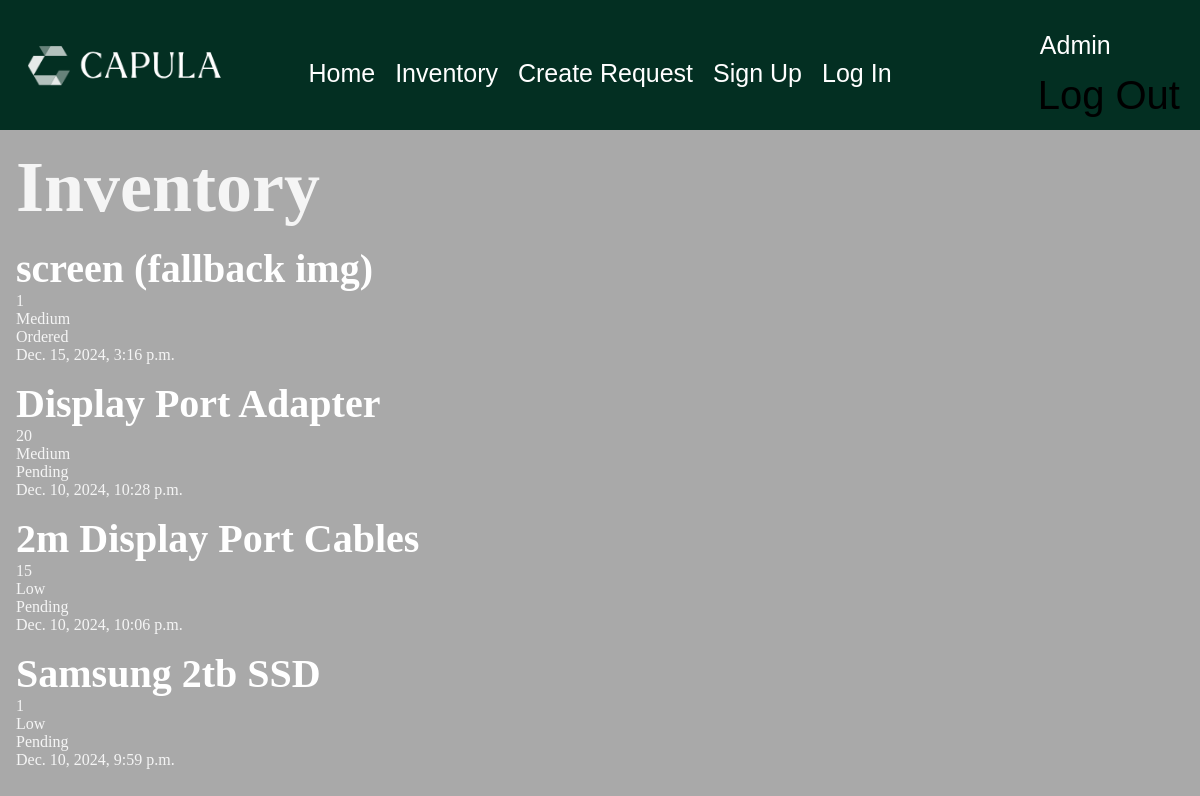
Screenshot of /inventory/ (signed in) with the database file from the repository.
### inventory/models.py (models this page shows, shortened)
class Stock(models.Model): # Stock is the name of the model
    id = models.AutoField(primary_key=True)
    name = models.CharField(max_length=75)
    description = models.TextField(max_length=500)
    amount = models.DecimalField(
        max_digits=10,
        decimal_places=0
    )
    IMPORTANCE_CHOICES = [
        ('Low', 'Low'),
        ('Medium', 'Medium'),
        ('High', 'High'),
    ]
    importance = models.CharField(max_length=6, choices=IMPORTANCE_CHOICES, default='Low')
    STATUS_CHOICES = [
        ('Ordered', 'Ordered'),
        ('Denied', 'Denied'),
        ('Pending', 'Pending'),
    ]
    status = models.CharField(max_length=7, choices=STATUS_CHOICES, default='Pending')
    createdAt = models.DateTimeField(auto_now_add=True)
    image = models.URLField(max_length=300, blank=True, null=True)
    banner = models.ImageField(default='fallback.png', blank=True)  # Pillow installed first using terminal
    slug = models.SlugField(unique=True)

### inventory/views.py (the view)
# urls.py: path('', views.stock_list, name = "list"), #this is the name of our link see layout.html
@login_required(login_url="/users/login/")
def stock_list(request):
    inventory = Stock.objects.all().order_by('-createdAt') # orders in a decending order of date
    return render(request, 'inventory/stock_list.html', { 'inventory': inventory }) # links to the folder and then the page in order

### inventory/templates/inventory/stock_list.html (shortened to what this page needs)
{% extends 'layout.html' %}
{% block content %}
<section>
    <h1>Inventory</h1>
    {% if inventory %}
        {% for stock in inventory %}
            <article class="stock">
                <h2>
                    <a href="{% url 'inventory:page' slug=stock.slug %}">
                        {{ stock.name }}
                    </a>
                </h2>
                <p>{{ stock.amount }}</p>
                <p>{{ stock.importance }}</p>
                <p>{{ stock.status }}</p>
                <p>{{stock.createdAt}}</p>
            </article>
        {% endfor %}
    {% else %}
        <p>No stocks available in the inventory.</p>
    {% endif %}
</section>
{% endblock %}

### templates/layout.html (shortened to what this page needs)
<!DOCTYPE html>
{% load static %}
<html lang="en">
<head>
    <link rel='stylesheet' href='{% static 'css/style.css' %}'>
</head>
<body>
    <nav class="navbar">
        <a href="https://www.capulaglobal.com" class="logo" target="_blank">
            <img src="{% static 'Images/capula-green background.png' %}" alt="Capula Logo">
        </a>
        <ul class="nav-list">
            <li><a href='/'>Home</a></li>
            <li><a href='{% url 'inventory:list' %}'>Inventory</a></li>
            <li><a href='{% url 'inventory:create-item' %}'>Create Request</a></li>
            <li><a href='{% url 'users:register' %}'>Sign Up</a></li>
            <li><a href='{% url 'users:login' %}'>Log In</a></li>
        </ul>
        <div class = "rightNav">
            <ul class = "nav-list">
            <li><a href='/admin'>Admin</a></li>
            </ul>
            <form class="logout" action="{% url 'users:logout' %}" method="post">
                <button class = "logout-button">Log Out</button>
            </form>
        </div>
    </nav>
    <main>
        {% block content %}
        {% endblock %}
    </main>
</body>
</html>

### static/CSS/style.css (style rules this page uses)
html { font-size: 16px; }
* { margin: 0; padding: 0; box-sizing: border-box; }
body { min-height: 100vh; background-color: darkgrey; color: whitesmoke; font-size: 3rem; }
.navbar { display: flex; flex-wrap: wrap; position: sticky; align-items: center; justify-content: space-between; top: 0px; background: #032f22; background-blend-mode: darken; background-size: cover; color: white; padding: 10px 20px; }
.logo { display: flex; margin-right: 0; width: auto; height: 50px; margin-right: auto; }
.nav-list { display: flex; list-style: none; margin-left: -5.5%; padding-left: 10px; padding-right: 10px; }
.nav-list li { margin-right: 20px; margin-top: 0; font-family: 'Barlow', sans-serif; }
.nav-list li:last-child { margin-right: 0; }
.nav-list li a { text-decoration: none; color: white; font-size: 25px; transition: color 0.3s ease-in-out; }
.rightNav { text-align: right; margin-left: auto; }
main { padding: 1rem; }
section { display: flex; flex-flow: column; gap: 1rem; }
h2 { font-size: 2.5rem; }
p { font-size: 1rem; }
a { text-decoration: none; color: white; }
.logout { display: inline-block; }
.logout-button { font-size: 2.5rem; background-color: rgb(0,0,0,0); border: none; }

### rows the page displays
Stock: name "screen (fallback img)", amount "1", importance "Medium", status "Ordered", createdAt "Dec. 15, 2024, 3:16 p.m."
Stock: name "Display Port Adapter", amount "20", importance "Medium", status "Pending", createdAt "Dec. 10, 2024, 10:28 p.m."
Stock: name "2m Display Port Cables", amount "15", importance "Low", status "Pending", createdAt "Dec. 10, 2024, 10:06 p.m."
Stock: name "Samsung 2tb SSD", amount "1", importance "Low", status "Pending", createdAt "Dec. 10, 2024, 9:59 p.m."
